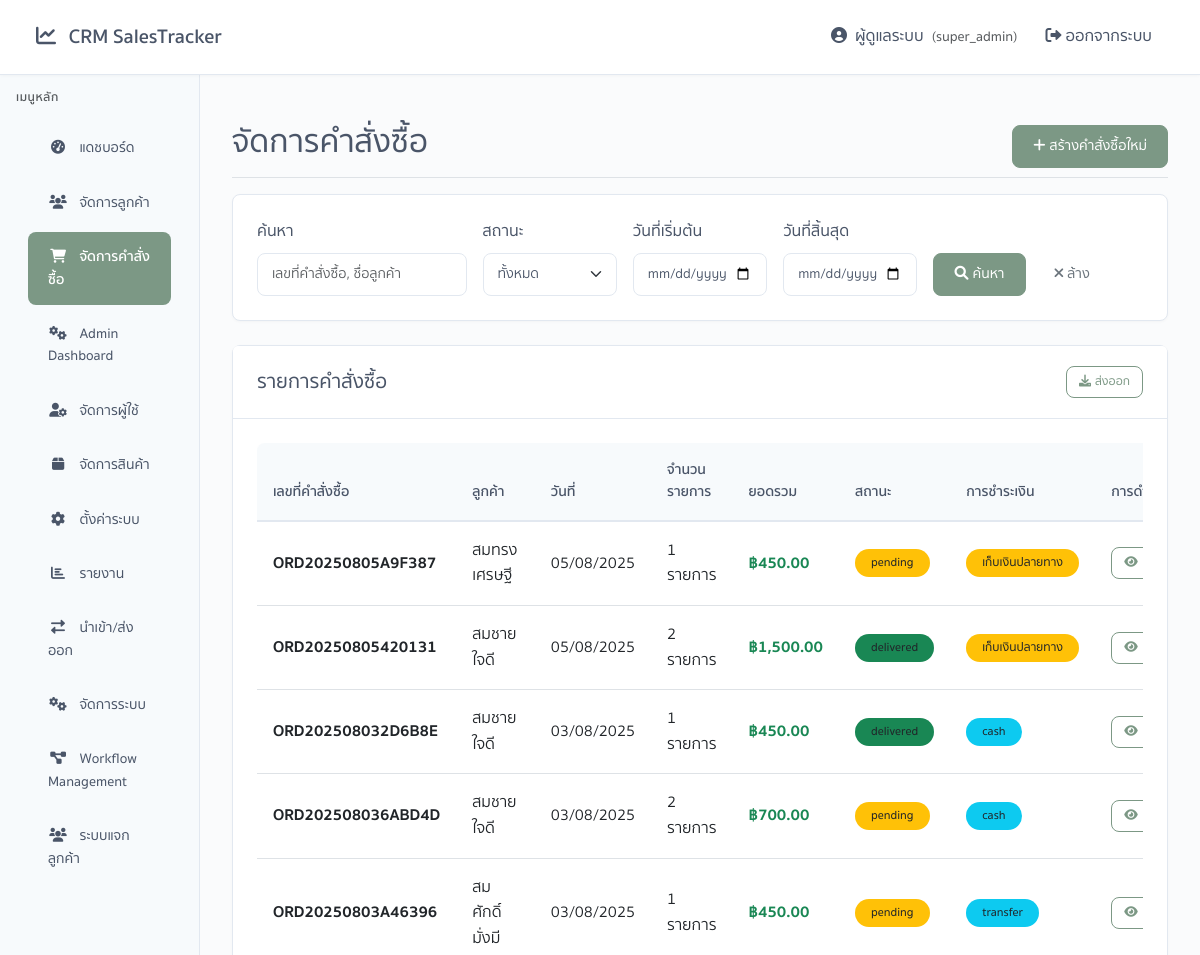
The app's page /orders.php (signed in, upper part), older data.
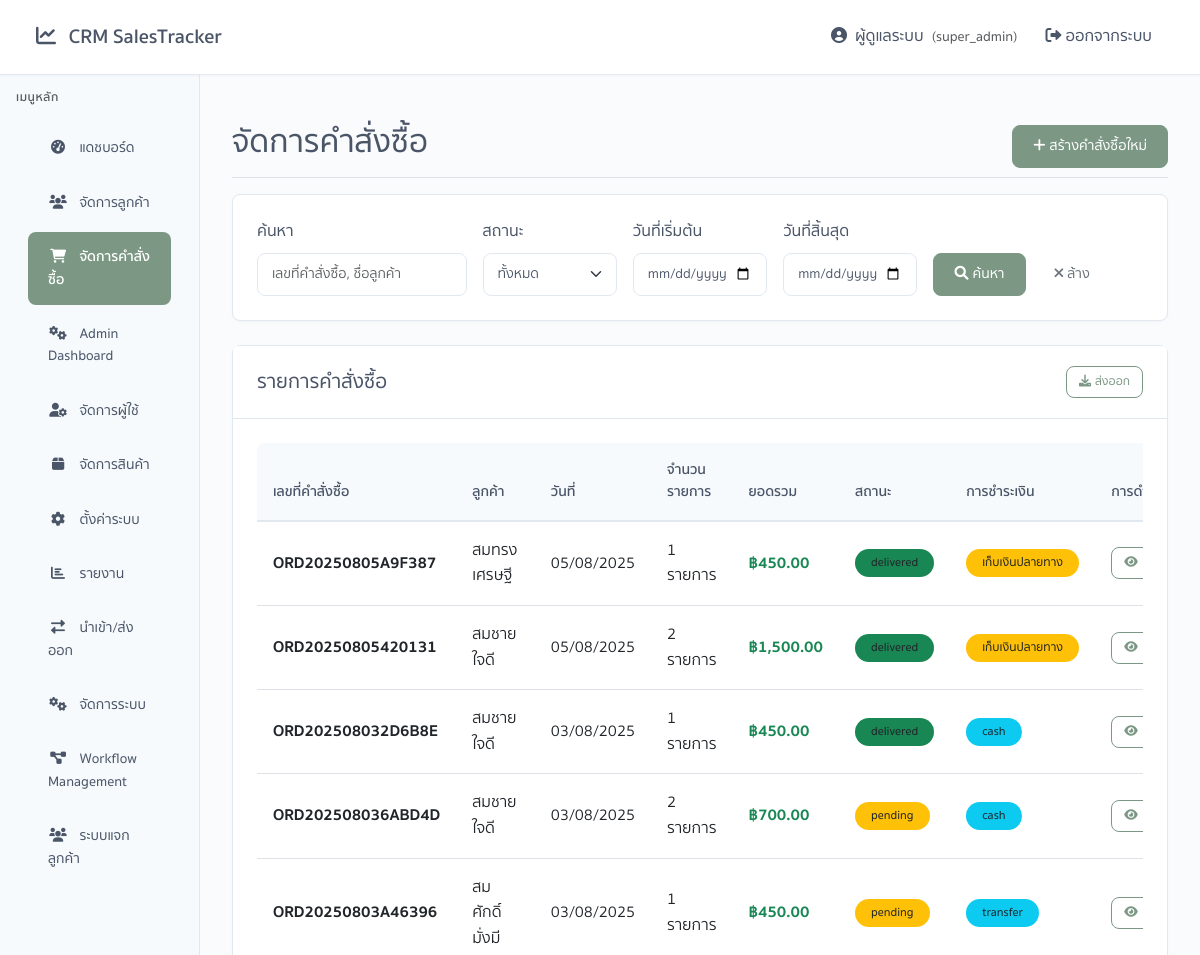
The same page, newer data.
### tables this page shows
CREATE TABLE `orders` (
  `order_id` int(11) NOT NULL,
  `order_number` varchar(50) NOT NULL,
  `customer_id` int(11) NOT NULL,
  `created_by` int(11) NOT NULL,
  `order_date` date NOT NULL,
  `total_amount` decimal(12,2) NOT NULL,
  `discount_amount` decimal(10,2) DEFAULT 0.00,
  `discount_percentage` decimal(5,2) DEFAULT 0.00,
  `net_amount` decimal(12,2) NOT NULL,
  `payment_method` enum('cash','transfer','cod','credit','other') DEFAULT 'cash',
  `payment_status` enum('pending','paid','partial','cancelled') DEFAULT 'pending',
  `delivery_date` date DEFAULT NULL,
  `delivery_address` text DEFAULT NULL,
  `delivery_status` enum('pending','shipped','delivered','cancelled') DEFAULT 'pending',
  `notes` text DEFAULT NULL,
  `is_active` tinyint(1) DEFAULT 1,
  `created_at` timestamp NOT NULL DEFAULT current_timestamp(),
  `updated_at` timestamp NOT NULL DEFAULT current_timestamp() ON UPDATE current_timestamp()
);

### app/controllers/OrderController.php (called while the page is built, shortened)
<?php
require_once __DIR__ . '/../core/Database.php';
require_once __DIR__ . '/../services/OrderService.php';
class OrderController {
    private $orderService;
    public function __construct() {
        $this->orderService = new OrderService();
    }
    public function index() {
        $filters = [];
        $page = isset($_GET['page']) ? (int)$_GET['page'] : 1;
        $result = $this->orderService->getOrders($filters, $page, 20);
        $orderList = $result['orders'];
        include APP_VIEWS . 'orders/index.php';
    }
}
?>

### app/core/Database.php (called while the page is built, shortened)
<?php
class Database {
    private $pdo;
    private function connect() {
        try {
            $dsn = "mysql:host=" . DB_HOST . ";port=" . DB_PORT . ";dbname=" . DB_NAME . ";charset=" . DB_CHARSET;
            $this->pdo = new PDO($dsn, DB_USER, DB_PASS);
            $this->pdo->setAttribute(PDO::ATTR_ERRMODE, PDO::ERRMODE_EXCEPTION);
            $this->pdo->setAttribute(PDO::ATTR_DEFAULT_FETCH_MODE, PDO::FETCH_ASSOC);
            $this->pdo->setAttribute(PDO::ATTR_EMULATE_PREPARES, false);
        } catch (PDOException $e) {
            throw new Exception("Database connection failed: " . $e->getMessage());
        }
    }
    public function query($sql, $params = []) {
        try {
            $stmt = $this->pdo->prepare($sql);
            $stmt->execute($params);
            return $stmt;
        } catch (PDOException $e) {
            throw new Exception("Query failed: " . $e->getMessage());
        }
    }
    public function fetchOne($sql, $params = []) {
        $stmt = $this->query($sql, $params);
        return $stmt->fetch();
    }
    public function fetchAll($sql, $params = []) {
        $stmt = $this->query($sql, $params);
        return $stmt->fetchAll();
    }
}
?>

### app/services/OrderService.php (called while the page is built, shortened)
<?php
require_once __DIR__ . '/../core/Database.php';
class OrderService {
    private $db;
    public function __construct() {
        $this->db = new Database();
    }
    public function getOrders($filters = [], $page = 1, $limit = 20) {
        try {
            $whereConditions = ['1=1'];
            $params = [];
            $whereClause = implode(' AND ', $whereConditions);
            $countQuery = "SELECT COUNT(*) as total FROM orders o WHERE {$whereClause}";
            $totalResult = $this->db->fetchOne($countQuery, $params);
            $total = $totalResult['total'];
            $offset = ($page - 1) * $limit;
            $query = "
                SELECT
                    o.*,
                    CONCAT(c.first_name, ' ', c.last_name) as customer_name,
                    c.phone,
                    u.username as created_by_name,
                    COALESCE(item_counts.item_count, 0) as item_count
                FROM orders o
                LEFT JOIN customers c ON o.customer_id = c.customer_id
                LEFT JOIN users u ON o.created_by = u.user_id
                LEFT JOIN (
                    SELECT order_id, COUNT(*) as item_count
                    FROM order_items
                    GROUP BY order_id
                ) as item_counts ON o.order_id = item_counts.order_id
                WHERE {$whereClause}
                ORDER BY o.created_at DESC
                LIMIT :limit OFFSET :offset
            ";
            $params['limit'] = $limit;
            $params['offset'] = $offset;
            $orders = $this->db->fetchAll($query, $params);
            return [
                'success' => true,
                'orders' => $orders,
                'total' => $total,
                'page' => $page,
                'limit' => $limit,
                'total_pages' => ceil($total / $limit)
            ];
        } catch (Exception $e) {
            return [
                'success' => false,
                'message' => 'เกิดข้อผิดพลาดในการดึงข้อมูล: ' . $e->getMessage()
            ];
        }
    }
}
?>

### app/views/orders/index.php (the view, shortened to what the changed rows need)
<?php
$orders = $orderList ?? [];
?>
<!DOCTYPE html>
<html lang="th">
<head>
    <link href="https://cdn.jsdelivr.net/npm/bootstrap@5.3.0/dist/css/bootstrap.min.css" rel="stylesheet">
    <link href="https://cdnjs.cloudflare.com/ajax/libs/font-awesome/6.0.0/css/all.min.css" rel="stylesheet">
    <link href="assets/css/app.css" rel="stylesheet">
</head>
<body>
    <div class="container-fluid">
        <div class="row">
            <main class="col-md-9 col-lg-10 main-content">
                <div class="d-flex justify-content-between flex-wrap flex-md-nowrap align-items-center pt-3 pb-2 mb-3 border-bottom">
                    <h1 class="h2">จัดการคำสั่งซื้อ</h1>
                </div>
                <div class="card">
                    <div class="card-body">
                        <?php if (!empty($orders)): ?>
                            <div class="table-responsive">
                                <table class="table table-hover">
                                    <thead>
                                        <tr>
                                            <th>เลขที่คำสั่งซื้อ</th>
                                            <th>ลูกค้า</th>
                                            <th>วันที่</th>
                                            <th>จำนวนรายการ</th>
                                            <th>ยอดรวม</th>
                                            <th>สถานะ</th>
                                            <th>การชำระเงิน</th>
                                            <th>การดำเนินการ</th>
                                        </tr>
                                    </thead>
                                    <tbody>
                                        <?php foreach ($orders as $order): ?>
                                            <tr>
                                                <td>
                                                    <strong><?php echo htmlspecialchars($order['order_number']); ?></strong>
                                                </td>
                                                <td><?php echo htmlspecialchars($order['customer_name']); ?></td>
                                                <td><?php echo date('d/m/Y', strtotime($order['order_date'])); ?></td>
                                                <td><?php echo $order['item_count'] ?? 0; ?> รายการ</td>
                                                <td>
                                                    <strong class="text-success">
                                                        ฿<?php echo number_format($order['total_amount'], 2); ?>
                                                    </strong>
                                                </td>
                                                <td>
                                                    <span class="badge bg-<?php echo $order['delivery_status'] === 'delivered' ? 'success' : ($order['delivery_status'] === 'shipped' ? 'primary' : ($order['delivery_status'] === 'pending' ? 'warning' : 'secondary')); ?> text-dark">
                                                        <?php echo htmlspecialchars($order['delivery_status']); ?>
                                                    </span>
                                                </td>
                                                <td>
                                                    <span class="badge bg-<?php echo $order['payment_method'] === 'cod' ? 'warning' : 'info'; ?> text-dark">
                                                        <?php echo $order['payment_method'] === 'cod' ? 'เก็บเงินปลายทาง' : htmlspecialchars($order['payment_method']); ?>
                                                    </span>
                                                </td>
                                                <td>
                                                    <div class="btn-group" role="group">
                                                        <a href="orders.php?action=show&id=<?php echo $order['order_id']; ?>"
                                                           class="btn btn-sm btn-outline-primary" title="ดูรายละเอียด">
                                                            <i class="fas fa-eye"></i>
                                                        </a>
                                                    </div>
                                                </td>
                                            </tr>
                                        <?php endforeach; ?>
                                    </tbody>
                                </table>
                            </div>
                        <?php endif; ?>
                    </div>
                </div>
            </main>
        </div>
    </div>
</body>
</html>

Row changes from the older to the newer data that the page shows:
changed orders "ORD20250805A9F387": delivery_status "pending" → "delivered"
